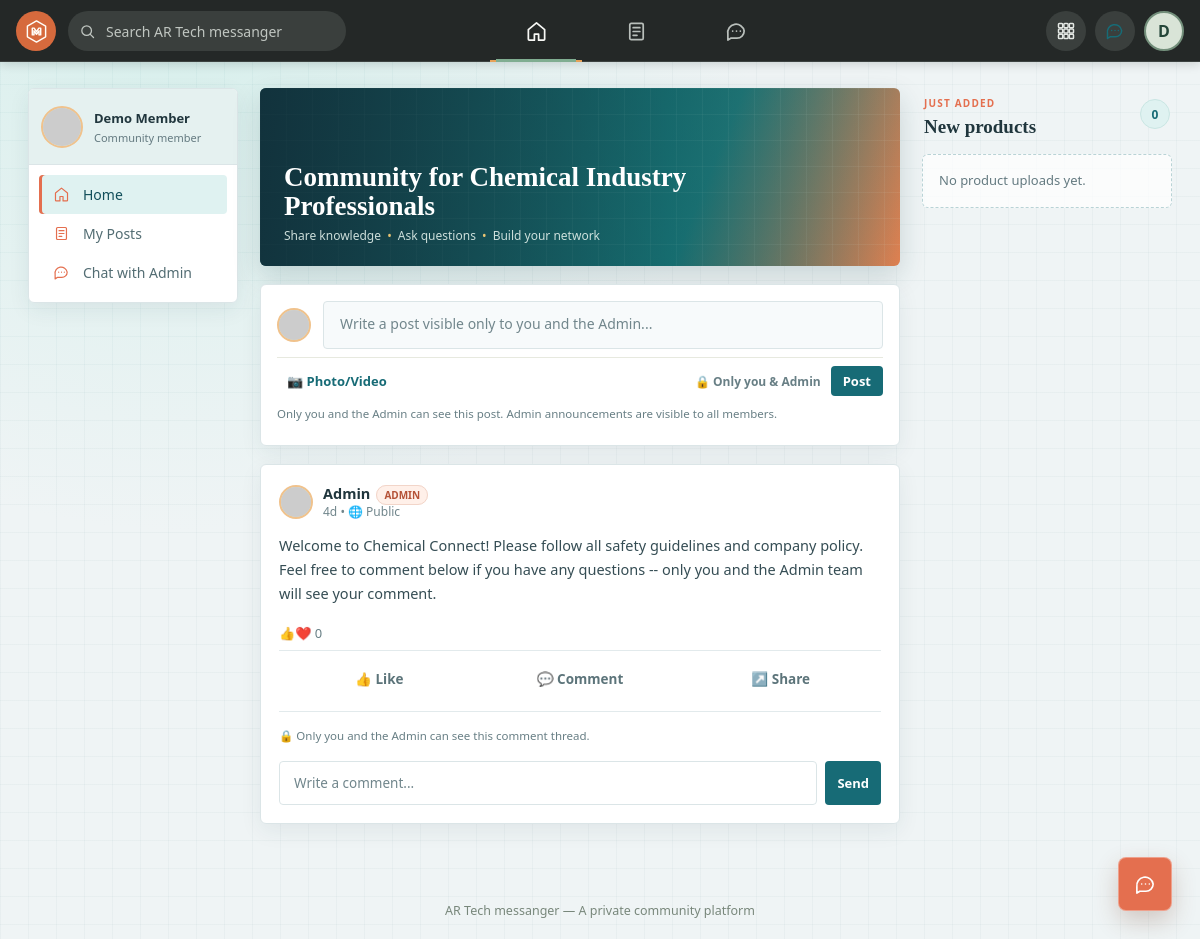
Page /index.php (signed in) on the earlier database version.
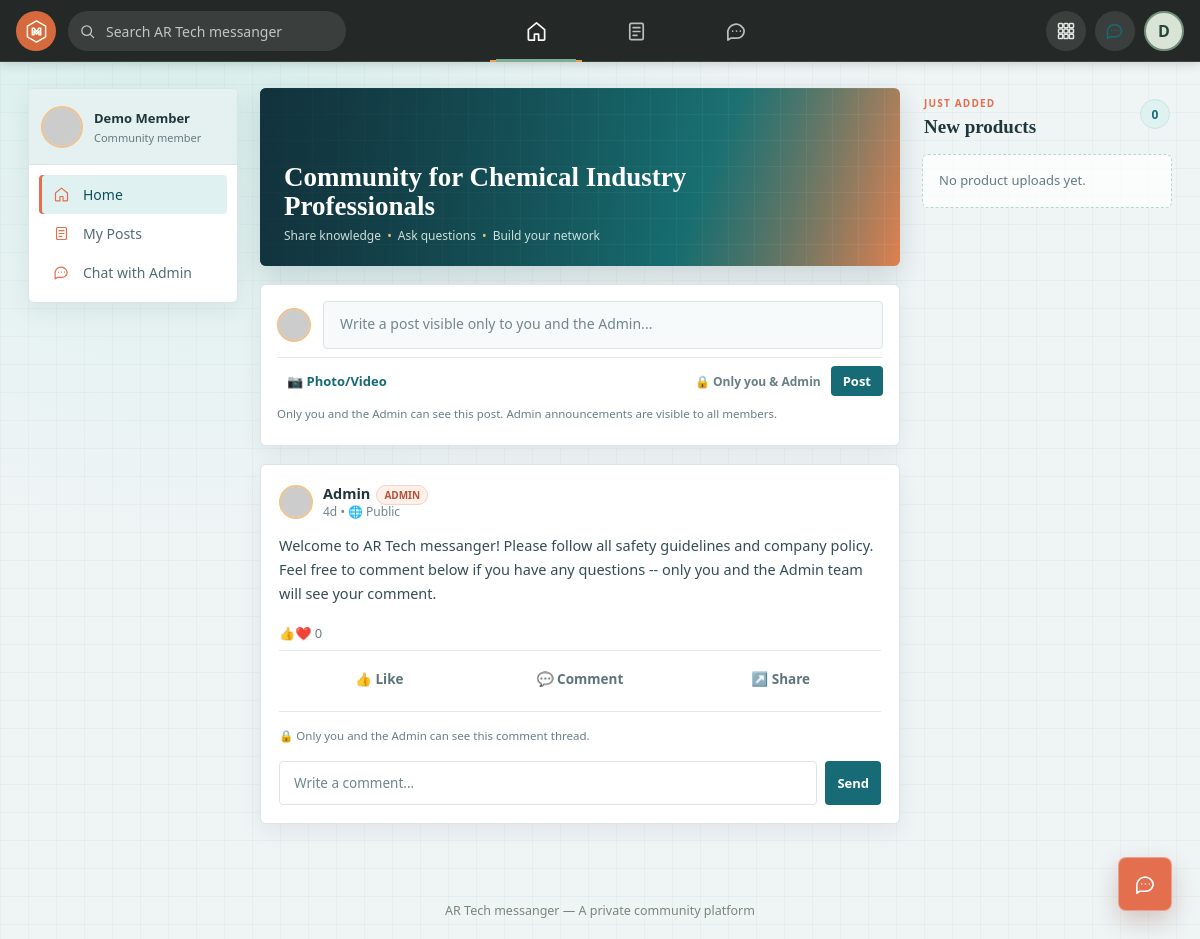
Same page on the later database version.
### tables this page shows
CREATE TABLE admin_posts (
  id          INT AUTO_INCREMENT PRIMARY KEY,
  admin_id    INT NOT NULL,
  content     TEXT,
  media_path  VARCHAR(255) DEFAULT NULL,
  media_type  ENUM('image','video') DEFAULT NULL,
  created_at  TIMESTAMP NOT NULL DEFAULT CURRENT_TIMESTAMP,
  CONSTRAINT fk_admin_posts_admin
    FOREIGN KEY (admin_id) REFERENCES users(id) ON DELETE CASCADE
);

CREATE TABLE users (
  id          INT AUTO_INCREMENT PRIMARY KEY,
  name        VARCHAR(100)  NOT NULL,
  email       VARCHAR(150)  NOT NULL UNIQUE,
  password    VARCHAR(255)  NOT NULL,
  role        ENUM('admin','user') NOT NULL DEFAULT 'user',
  avatar      VARCHAR(255)  DEFAULT NULL,
  cover_photo VARCHAR(255)  DEFAULT NULL,
  status      ENUM('active','blocked') NOT NULL DEFAULT 'active',
  created_at  TIMESTAMP     NOT NULL DEFAULT CURRENT_TIMESTAMP
);

### includes/functions.php (called while the page is built, shortened)
<?php
function e($str): string
{
    return htmlspecialchars((string)$str, ENT_QUOTES, 'UTF-8');
}
function timeAgo(string $datetime): string
{
    $timestamp = strtotime($datetime);
    $diff = time() - $timestamp;
    if ($diff < 604800) return floor($diff / 86400) . 'd';
    return date('M j, Y', $timestamp);
}
    ?>

### includes/auth.php (called while the page is built, shortened)
<?php
function isLoggedIn(): bool
{
    return isset($_SESSION['user_id']);
}
function isAdmin(): bool
{
    return isLoggedIn() && ($_SESSION['role'] ?? '') === 'admin';
}
function currentUserName(): string
{
    return $_SESSION['name'] ?? '';
}

### index.php (the view, shortened to what this page needs)
<?php
require_once __DIR__ . '/includes/init.php';
$userId  = currentUserId();
$profileStmt = $pdo->prepare('SELECT avatar FROM users WHERE id = ?');
$profileStmt->execute([$userId]);
$profile = $profileStmt->fetch();
$avatarUrl = !empty($profile['avatar'])
    ? 'profile_media.php?id=' . (int)$userId . '&type=avatar'
    : 'https://api.dicebear.com/7.x/initials/svg?seed=' . urlencode(currentUserName()) . '&backgroundColor=1d5aa8';
$stmt = $pdo->prepare("
    SELECT p.*, u.name AS author_name, u.role AS author_role
    FROM admin_posts p
    JOIN users u ON u.id = p.admin_id
    WHERE u.role = 'admin'
    ORDER BY p.created_at DESC
");
$stmt->execute();
$posts = $stmt->fetchAll();
$recentProductsStmt = $pdo->query('SELECT id, name, description, media_type, created_at FROM products ORDER BY created_at DESC LIMIT 4');
$recentProducts = $recentProductsStmt->fetchAll();
$likeCountStmt = $pdo->prepare('SELECT COUNT(*) AS c FROM post_likes WHERE post_id = ?');
$likedStmt = $pdo->prepare('SELECT 1 FROM post_likes WHERE post_id = ? AND user_id = ?');
$assetPrefix = '';
$bodyClass = 'member-app';
require __DIR__ . '/includes/header.php';
require __DIR__ . '/includes/navbar.php';
?>
<div class="layout community-layout">
  <div class="sidebar-left">
    <div class="card member-panel">
      <div class="member-panel-profile">
        <img class="avatar" src="<?php echo e($avatarUrl); ?>" alt="">
        <div><strong><?php echo e(currentUserName()); ?></strong><span>Community member</span></div>
      </div>
      <nav class="side-menu" aria-label="Member navigation">
        <a href="index.php" class="active"><span class="icon" aria-hidden="true"><svg viewBox="0 0 24 24"><path d="m3.5 10 8.5-7 8.5 7v10a1 1 0 0 1-1 1h-5.3v-6.2h-4.4V21H4.5a1 1 0 0 1-1-1z"/></svg></span> Home</a>
        <a href="my_posts.php"><span class="icon" aria-hidden="true"><svg viewBox="0 0 24 24"><rect x="5" y="3.5" width="14" height="17" rx="1.5"/><path d="M8.5 8h7M8.5 12h7M8.5 16h4"/></svg></span> My Posts</a>
        <a href="#chat"><span class="icon" aria-hidden="true"><svg viewBox="0 0 24 24"><path d="M20 11.5a7.5 7.5 0 0 1-7.5 7.5H6l-3 2v-6.5A7.5 7.5 0 1 1 20 11.5Z"/><path d="M8 11.5h.01M12 11.5h.01M16 11.5h.01"/></svg></span> Chat with Admin</a>
      </nav>
    </div>
  </div>
  <div class="community-feed">
    <div class="hero-banner">
      <div class="hero-text">
        <h1>Community for Chemical Industry Professionals</h1>
        <div class="tags">Share knowledge <span>•</span> Ask questions <span>•</span> Build your network</div>
      </div>
    </div>
    <div class="card composer member-composer" id="feed">
      <form method="POST" enctype="multipart/form-data">
        <div class="row1">
          <img class="avatar" src="<?php echo e($avatarUrl); ?>" alt="">
          <textarea name="content" rows="1" placeholder="Write a post visible only to you and the Admin..."></textarea>
        </div>
        <div class="row2">
          <label class="attach-label">
            📷 Photo/Video
          </label>
          <span class="audience-control">🔒 Only you &amp; Admin</span>
          <button type="submit" class="btn btn-primary btn-sm">Post</button>
        </div>
      </form>
      <div class="private-note">Only you and the Admin can see this post. Admin announcements are visible to all members.</div>
    </div>
    <?php foreach ($posts as $post): ?>
      <?php
        $likeCountStmt->execute([$post['id']]);
        $likeCount = (int)$likeCountStmt->fetch()['c'];
        $likedStmt->execute([$post['id'], $userId]);
        $iLiked = (bool)$likedStmt->fetch();
      ?>
      <div class="card post-card" id="post-<?php echo (int)$post['id']; ?>">
        <div class="post-header">
          <img class="avatar" src="https://api.dicebear.com/7.x/initials/svg?seed=<?php echo urlencode($post['author_name']); ?>&backgroundColor=<?php echo $post['author_role'] === 'admin' ? '14549e' : '1d5aa8'; ?>" alt="">
          <div class="who">
            <div class="name"><?php echo e($post['author_name']); ?><span class="badge-admin"><?php echo strtoupper($post['author_role']); ?></span></div>
            <div class="meta"><?php echo timeAgo($post['created_at']); ?> &bull; 🌐 Public</div>
          </div>
        </div>
        <?php if ($post['content']): ?>
          <div class="post-content"><?php echo nl2br(e($post['content'])); ?></div>
        <?php endif; ?>
        <div class="post-stats">
          <span>👍❤️ <span class="like-count-<?php echo $post['id']; ?>"><?php echo $likeCount; ?></span></span>
        </div>
        <div class="post-actions">
          <button class="like-btn <?php echo $iLiked ? 'liked' : ''; ?>" data-post-id="<?php echo $post['id']; ?>">👍 Like</button>
          <button onclick="document.getElementById('comment-input-<?php echo $post['id']; ?>').focus(); return false;">💬 Comment</button>
          <button onclick="return false;">↗️ Share</button>
        </div>
        <div class="comment-section">
          <div class="private-note">🔒 Only you and the Admin can see this comment thread.</div>
          <form class="comment-form">
            <input type="text" id="comment-input-<?php echo $post['id']; ?>" name="comment" placeholder="Write a comment...">
            <button type="submit" class="btn btn-primary btn-sm">Send</button>
          </form>
        </div>
      </div>
    <?php endforeach; ?>
  </div>
  <aside class="sidebar-right product-rail" aria-labelledby="recent-products-title">
    <div class="product-rail-heading">
      <div>
        <span class="product-rail-kicker">JUST ADDED</span>
        <h2 id="recent-products-title">New products</h2>
      </div>
      <span class="product-rail-count"><?php echo count($recentProducts); ?></span>
    </div>
    <?php if (empty($recentProducts)): ?>
      <p class="product-rail-empty">No product uploads yet.</p>
    <?php endif; ?>
  </aside>
</div>
<footer class="site-footer">AR Tech messanger &mdash; A private community platform</footer>
<?php require __DIR__ . '/includes/footer.php'; ?>

### includes/header.php (shortened to what this page needs)
<?php
$assetPrefix = $assetPrefix ?? '';
$cssFile = __DIR__ . '/../assets/css/style.css';
$cssVersion = file_exists($cssFile) ? filemtime($cssFile) : time();
?>
<!DOCTYPE html>
<html lang="en">
<head>
<link rel="stylesheet" href="<?php echo $assetPrefix; ?>assets/css/style.css?v=<?php echo $cssVersion; ?>">
</head>
<body class="<?php echo e($bodyClass ?? ''); ?>">

### includes/navbar.php (shortened to what this page needs)
<?php
$assetPrefix = $assetPrefix ?? '';
$homeHref = isAdmin() ? $assetPrefix . 'admin/dashboard.php' : $assetPrefix . 'index.php';
$currentPage = basename($_SERVER['PHP_SELF']);
$profileAvatarPath = null;
if (isLoggedIn()) {
    $profileAvatarStmt = $pdo->prepare('SELECT avatar FROM users WHERE id = ?');
    $profileAvatarStmt->execute([currentUserId()]);
    $profileAvatarPath = $profileAvatarStmt->fetchColumn() ?: null;
}
?>
<div class="topnav">
  <div class="header-left">
    <a href="<?php echo $homeHref; ?>" class="brand" aria-label="AR Tech messanger home">
      <span class="brand-mark" aria-hidden="true"><svg viewBox="0 0 32 32"><path d="M16 3.5 26.8 9.7v12.6L16 28.5 5.2 22.3V9.7z"/><path d="M11 20V12h2.2l2.8 4.2 2.8-4.2H21v8h-2v-4.8l-3 4.1-3-4.1V20z"/></svg></span>
    </a>
    <form class="header-search" role="search" method="get" action="<?php echo $assetPrefix; ?>search.php">
      <button class="search-submit" type="submit" aria-label="Search" title="Search">
        <svg viewBox="0 0 24 24" aria-hidden="true"><circle cx="10.8" cy="10.8" r="6.8"/><path d="m16 16 4.5 4.5"/></svg>
      </button>
      <input type="search" name="q" value="<?php echo e($_GET['q'] ?? ''); ?>" placeholder="Search AR Tech messanger" aria-label="Search community">
    </form>
  </div>
  <nav class="nav-links" aria-label="Main navigation">
    <a href="<?php echo $homeHref; ?>" class="<?php echo in_array($currentPage, ['dashboard.php', 'index.php'], true) ? 'active' : ''; ?>" aria-label="Home" title="Home">
      <svg viewBox="0 0 24 24" aria-hidden="true"><path d="m3.5 10 8.5-7 8.5 7v10a1 1 0 0 1-1 1h-5.3v-6.2h-4.4V21H4.5a1 1 0 0 1-1-1z"/></svg>
    </a>
    <?php if (isAdmin()): ?>
      <a href="<?php echo $assetPrefix; ?>admin/users.php" class="<?php echo in_array($currentPage, ['users.php', 'user_detail.php'], true) ? 'active' : ''; ?>" aria-label="Members" title="Members">
        <svg viewBox="0 0 24 24" aria-hidden="true"><circle cx="9" cy="8" r="3.5"/><path d="M2.8 20v-1.2a6.2 6.2 0 0 1 12.4 0V20zM16 5a3.5 3.5 0 0 1 0 6.8M18 14a4.8 4.8 0 0 1 3.2 4.6V20h-3"/></svg>
      </a>
      <a href="<?php echo $assetPrefix; ?>admin/messages.php" class="<?php echo $currentPage === 'messages.php' ? 'active' : ''; ?>" aria-label="Messages" title="Messages">
        <svg viewBox="0 0 24 24" aria-hidden="true"><rect x="3" y="5" width="18" height="14" rx="2"/><path d="m4 7 8 6 8-6"/></svg>
      </a>
    <?php else: ?>
      <a href="<?php echo $assetPrefix; ?>my_posts.php" class="<?php echo $currentPage === 'my_posts.php' ? 'active' : ''; ?>" aria-label="My Posts" title="My Posts">
        <svg viewBox="0 0 24 24" aria-hidden="true"><rect x="5" y="3.5" width="14" height="17" rx="1.5"/><path d="M8.5 8h7M8.5 12h7M8.5 16h4"/></svg>
      </a>
      <a href="#chat" aria-label="Chat with Admin" title="Chat with Admin">
        <svg viewBox="0 0 24 24" aria-hidden="true"><path d="M20 11.5a7.5 7.5 0 0 1-7.5 7.5H6l-3 2v-6.5A7.5 7.5 0 1 1 20 11.5Z"/><path d="M8 11.5h.01M12 11.5h.01M16 11.5h.01"/></svg>
      </a>
    <?php endif; ?>
  </nav>
  <div class="header-tools">
    <div class="dropdown header-dropdown">
      <button type="button" class="header-action" aria-label="Open site menu" title="Site menu" data-dropdown-toggle>
      </button>
    </div>
    <?php if (!isAdmin()): ?>
      <a class="header-action" href="#chat" aria-label="Open chat" title="Open chat">
        <svg viewBox="0 0 24 24" aria-hidden="true"><path d="M20 11.5a7.5 7.5 0 0 1-7.5 7.5H6l-3 2v-6.5A7.5 7.5 0 1 1 20 11.5Z"/><path d="M8 11.5h.01M12 11.5h.01M16 11.5h.01"/></svg>
      </a>
    <?php endif; ?>
    <div class="dropdown header-profile-dropdown">
      <button type="button" class="header-profile" aria-label="Open profile menu" title="Profile" data-dropdown-toggle>
        <?php if ($profileAvatarPath): ?>
          <img src="<?php echo $assetPrefix; ?>profile_media.php?id=<?php echo (int)currentUserId(); ?>&amp;type=avatar&amp;v=<?php echo urlencode($profileAvatarPath); ?>" alt="">
        <?php else: ?>
          <?php echo e(strtoupper(substr(currentUserName(), 0, 1))); ?>
        <?php endif; ?>
      </button>
    </div>
  </div>
</div>

### includes/footer.php (shortened to what this page needs)
<?php if (!isAdmin()): ?>
<div class="chat-launcher-wrap" id="chat">
  <button type="button" class="chat-launcher" aria-label="Open chat" aria-expanded="false" aria-controls="chatPopup">
    <svg viewBox="0 0 24 24" aria-hidden="true"><path d="M20 11.5a7.5 7.5 0 0 1-7.5 7.5H6l-3 2v-6.5A7.5 7.5 0 1 1 20 11.5Z"/><path d="M8 11.5h.01M12 11.5h.01M16 11.5h.01"/></svg>
  </button>
</div>
<?php endif; ?>
</body>
</html>

Differences in the rows shown:
changed admin_posts "Admin": content "Welcome to Chemical Connect! Please follow all safety…" → "Welcome to AR Tech messanger! Please follow all safety…"
